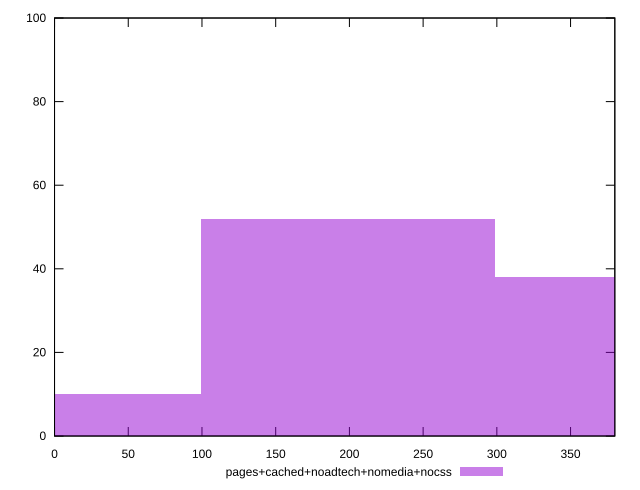

Reproduce this figure in gnuplot.
reset

$pagesCachedNoadtechNomediaNocss <<EOF
398.45101441271174 38
199.22550720635587 52
0 10
EOF

set key outside below
set boxwidth 199.22550720635587
set xrange [0:380.01800000000003]
set yrange [0:100]
set trange [0:100]
set style fill transparent solid 0.5 noborder
set terminal svg size 640, 490 enhanced background rgb 'white'
set output "report_00014_2021-02-09T15:56:05.503Z/uses-rel-preconnect/comparison/histogram/4_vs_5.svg"

plot $pagesCachedNoadtechNomediaNocss title "pages+cached+noadtech+nomedia+nocss" with boxes

reset
